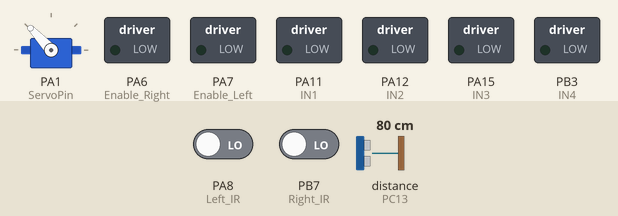
Simulated run of this program. Board: STM32 Blue Pill. Parts: servo, switched loads named in the program (green lamp = pin HIGH). The inputs (shaded band) are chosen by the test bench; at power-on: distance to the obstacle (sensor on PC13) 80 cm, PA8 (Left_IR) LOW, PB7 (Right_IR) LOW. The echo pulse lasts 58.3 µs per cm.

Above: at 0.3 s.
At 4.6 s:
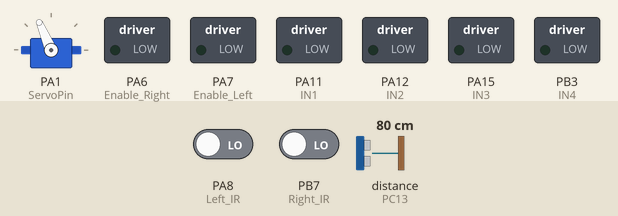
4.7 s: distance to the obstacle (sensor on PC13) set to 37 cm
6.2 s: distance to the obstacle (sensor on PC13) set to 32 cm
At 7.1 s:
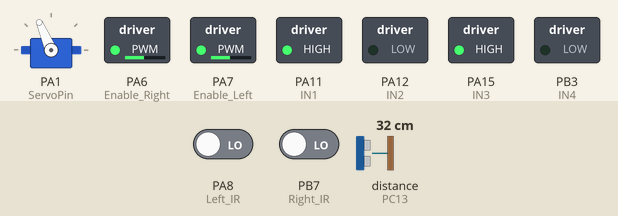
Timing chart, 0 to 9.2 s (numbered marks = the images above; inputs shaded):
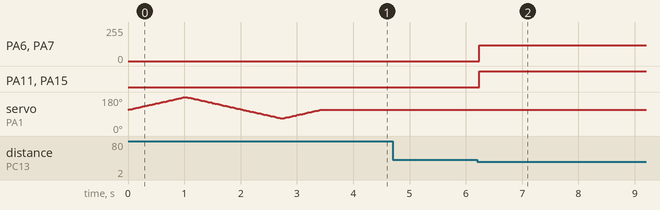

Measured:
- the behaviour switches between 35 and 34 cm on distance to the obstacle (sensor on PC13) (found by bisection; images 1 and 2)
- after the input at 4.7 s, every drawn part: stays the same
- after the input at 6.2 s, PA6 (Enable_Right), PA7 (Enable_Left): 0/255 → 120/255 at once; PA11 (IN1), PA15 (IN3): LOW → HIGH at once

The program:

main.cpp
```cpp
//Human Following Robot
//BY: Mostafa Ayman 18105341
//    Shady Hisham  18104105

#include <Arduino.h>
#include<NewPing.h>
#include<Servo.h>

//Definitions
#define Trigger PC14
#define Echo PC13
#define ServoPin PA1
#define Left_IR PA8
#define Right_IR PB7
#define Enable_Left PA7 // speed control for left motors
#define Enable_Right PA6 // speed control for right motors
#define IN1 PA11   //left motors forward direction
#define IN2 PA12   //left motors backward direction
#define IN3 PA15   //right motors forward direction
#define IN4 PB3    //right motors backward direction
#define max_distance 200 //max ping distance

//Variale initialization
unsigned int distance = 0;    //to store ultrasonic sensor distance:
unsigned int Right_IR_Value = 0; //to store Right IR sensor value:
unsigned int Left__IR_value = 0;  //to store Left IR sensor value:
NewPing human_distance(Trigger,Echo,max_distance);//setup of max distance and pins for ping
Servo myservo;//creating servo object
int position=0;//to store servo position


void setup() {

    myservo.attach(ServoPin);//servo is attached to servoPin(A1)

//Initially, servo starts at center(113). It goes from center(113)->left(180)->right(0)->center(113)


for(position = 113; position <= 180; position += 1){    // goes from center(113) to left(180)
  myservo.write(position);                   //tell servo to move
  delay(15);                            //wait 15ms for the servo to reach the position
  }
for(position = 180; position >= 67; position-= 1) {     // goes from left(180) to right(0)
  myservo.write(position);                   //tell servo to move
  delay(15);                            //wait 15ms for the servo to reach the position
  }
for(position = 67; position<=113; position += 1) {       //goes from right(0) to center(113)
  myservo.write(position);                   //tell servo to move
  delay(15);                            //wait 15ms for the servo to reach the position
  }

//Input and Output Pins
pinMode(Right_IR,INPUT);
pinMode(Left_IR,INPUT);
pinMode(IN1,OUTPUT);
pinMode(IN2,OUTPUT);
pinMode(IN3,OUTPUT);
pinMode(IN4,OUTPUT);
pinMode(Enable_Left,OUTPUT);
pinMode(Enable_Right,OUTPUT);

}

void loop() {

    delay(50);//wait 20ms between pings
    distance=human_distance.ping_cm();//ping to get  in cm and store it in the variable "distance"

    //read ir sensors' values and store them in "Right_Value" and "Left_Value"
    Right_IR_Value=digitalRead(Right_IR);
    Left__IR_value=digitalRead(Left_IR);

    //move forward(1<distance<40)
    if(distance>12.5 && distance<35)
    {
        analogWrite(Enable_Left,120);//set speed for left motor
        digitalWrite(IN1,HIGH);//forward for left motor
        analogWrite(Enable_Right,120);//set speed for right motor
        digitalWrite(IN3,HIGH);//forward for right motor

        digitalWrite(IN2,LOW);//backward off for left motor
        digitalWrite(IN4,LOW);//backward off for right motor


    }

    //turn left(left ir=0)
    else if(Right_IR_Value==1 && Left__IR_value==0)
    {
        analogWrite(Enable_Left,100);//set speed for left motor
        digitalWrite(IN2,HIGH);//backward for left motor
        analogWrite(Enable_Right,100);//set speed for right motor
        digitalWrite(IN3,HIGH);//forward for right motor

        digitalWrite(IN1,LOW);//forward off for left motor
        digitalWrite(IN4,LOW);//backward off for right motor

        delay(150);
    }

    //turn right(right ir=0)
    else if(Right_IR_Value==0 && Left__IR_value==1)
    {
        analogWrite(Enable_Left,100);//set speed for left motor
        digitalWrite(IN1,HIGH);//forward for left motor
        analogWrite(Enable_Right,100);//set speed for right motor
        digitalWrite(IN4,HIGH);//backward for right motor

        digitalWrite(IN2,LOW);//backward off for left motor
        digitalWrite(IN3,LOW);//forward off for right motor


        delay(150);
    }


    //stop(very far distance>35)

    else if(distance>35)
    {
        analogWrite(Enable_Left,0);//set speed for left motor
        analogWrite(Enable_Right,0);//set speed for right motor
        digitalWrite(IN1,LOW);//forward off for left motor
        digitalWrite(IN2,LOW);//backward off for left motor
        digitalWrite(IN3,LOW);//forward off for right motor
        digitalWrite(IN4,LOW);//backward off for right motor

    }

}
```
